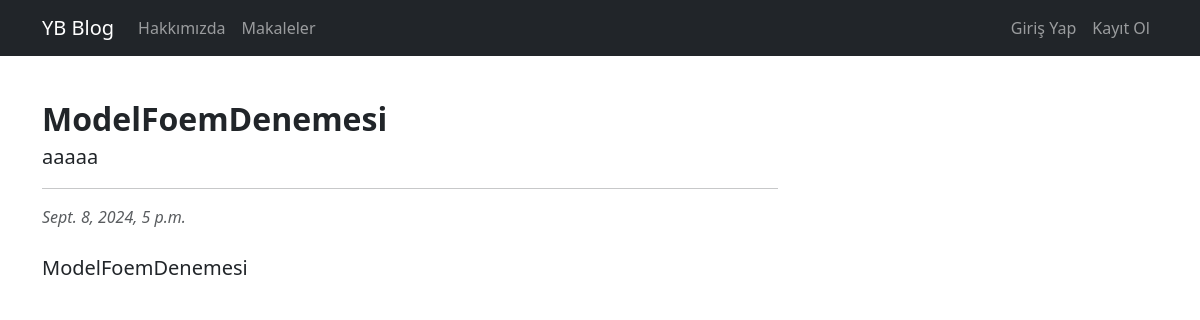
The app's page /article/detail/2 with its own data.
### article/models.py (models this page shows, shortened)
class Article(models.Model):          #bu article ı kayıt etmen gerekiyor admin.py den
    author=models.ForeignKey("auth.User", on_delete=models.CASCADE)  #django ile hazır gelen Users tablosunu burda kullnadık referans aldık, ondelete->o o user silinirse diğer her şeyi veritabanından silinecek
    title=models.CharField(max_length=50)
    content=RichTextField()
    created_date=models.DateTimeField(auto_now_add=True)     #verbose_name ile bu alanların admin panelindeki ismini değiştirebilirsin
    article_image = models.FileField(verbose_name="Görsel ekleyin")   # Article modelinde değişiklik yaptığımızı bildirmek için pythonmanage.py makemigrations ve sonra yine " " migrate

### article/views.py (the view)
# urls.py: path('detail/<int:id>', views.detail, name="detail"),
def detail(request, id):
    article=get_object_or_404(Article, id=id )
    return render(request, "detail.html", {"article":article})

### templates/detail.html (shortened to what this page needs)
{% extends 'layout.html' %}
{% block body %}
            <div class="row">
                <div class="col-lg-8">
                    <article>
                        <header class="mb-4">
                            <h2 class="fw-bolder mb-1">{{article.title}}</h2>
                            <p class="lead">{{article.author}}</p>
                            <hr>
                            <div class="text-muted fst-italic mb-2">{{article.created_date}}</div>
                        </header>
                        <section class="mb-5">
                            <p class="fs-5 mb-4">{{article.content}}</p>
                        </section>
                    </article>
                </div>
            </div>
{% endblock %}

### records on screen
Article: title "ModelFoemDenemesi", author "aaaaa", created_date "Sept. 8, 2024, 5 p.m.", content "ModelFoemDenemesi"
